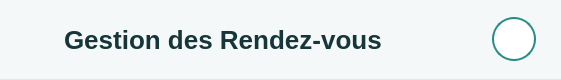
        <widget class="QFrame" name="frameHeader">
         <property name="minimumSize">
          <size>
           <width>0</width>
           <height>80</height>
          </size>
         </property>
         <property name="maximumSize">
          <size>
           <width>16777215</width>
           <height>80</height>
          </size>
         </property>
         <property name="styleSheet">
          <string>.QFrame { background-color:#F4F8F8; border:none; border-bottom:1px solid #E0E8E8; }</string>
         </property>
         <layout class="QHBoxLayout" name="layoutHeader">
          <property name="spacing">
           <number>10</number>
          </property>
          <property name="leftMargin">
           <number>20</number>
          </property>
          <property name="topMargin">
           <number>0</number>
          </property>
          <property name="rightMargin">
           <number>25</number>
          </property>
          <property name="bottomMargin">
           <number>0</number>
          </property>
          <item>
           <widget class="QLabel" name="lblIconeTitre">
            <property name="minimumSize">
             <size>
              <width>34</width>
              <height>34</height>
             </size>
            </property>
            <property name="maximumSize">
             <size>
              <width>34</width>
              <height>34</height>
             </size>
            </property>
            <property name="text">
             <string/>
            </property>
            <property name="scaledContents">
             <bool>true</bool>
            </property>
           </widget>
          </item>
          <item>
           <widget class="QLabel" name="lblTitre">
            <property name="styleSheet">
             <string>color:#17363A; font-size:26px; font-weight:bold;</string>
            </property>
            <property name="text">
             <string>Gestion des Rendez-vous</string>
            </property>
           </widget>
          </item>
          <item>
           <spacer name="espaceHeader">
            <property name="orientation">
             <enum>Qt::Horizontal</enum>
            </property>
            <property name="sizeHint" stdset="0">
             <size>
              <width>40</width>
              <height>20</height>
             </size>
            </property>
           </spacer>
          </item>
          <item>
           <widget class="QPushButton" name="btnNotif">
            <property name="minimumSize">
             <size>
              <width>40</width>
              <height>40</height>
             </size>
            </property>
            <property name="maximumSize">
             <size>
              <width>40</width>
              <height>40</height>
             </size>
            </property>
            <property name="cursor">
             <cursorShape>PointingHandCursor</cursorShape>
            </property>
            <property name="styleSheet">
             <string>QPushButton{border:none;background:transparent;font-size:22px;} QPushButton:hover{background:#E6F2F1;border-radius:8px;}</string>
            </property>
            <property name="text">
             <string/>
            </property>
            <property name="toolTip">
             <string>Notifications du stock</string>
            </property>
            <property name="icon">
             <iconset resource="ressources.qrc">:/icones/bell_teal.png<normaloff>:/icones/bell_teal.png</normaloff>
             </iconset>
            </property>
            <property name="iconSize">
             <size>
              <width>24</width>
              <height>24</height>
             </size>
            </property>
           </widget>
          </item>
          <item>
           <spacer name="espaceAvatar">
            <property name="orientation">
             <enum>Qt::Horizontal</enum>
            </property>
            <property name="sizeType">
             <enum>QSizePolicy::Fixed</enum>
            </property>
            <property name="sizeHint" stdset="0">
             <size>
              <width>10</width>
              <height>20</height>
             </size>
            </property>
           </spacer>
          </item>
          <item>
           <widget class="QLabel" name="lblAvatar">
            <property name="minimumSize">
             <size>
              <width>44</width>
              <height>44</height>
             </size>
            </property>
            <property name="maximumSize">
             <size>
              <width>44</width>
              <height>44</height>
             </size>
            </property>
            <property name="styleSheet">
             <string>border:2px solid #2A8C86; border-radius:22px; background:white;</string>
            </property>
            <property name="text">
             <string/>
            </property>
            <property name="alignment">
             <set>Qt::AlignCenter</set>
            </property>
           </widget>
          </item>
          </layout>
        </widget>
